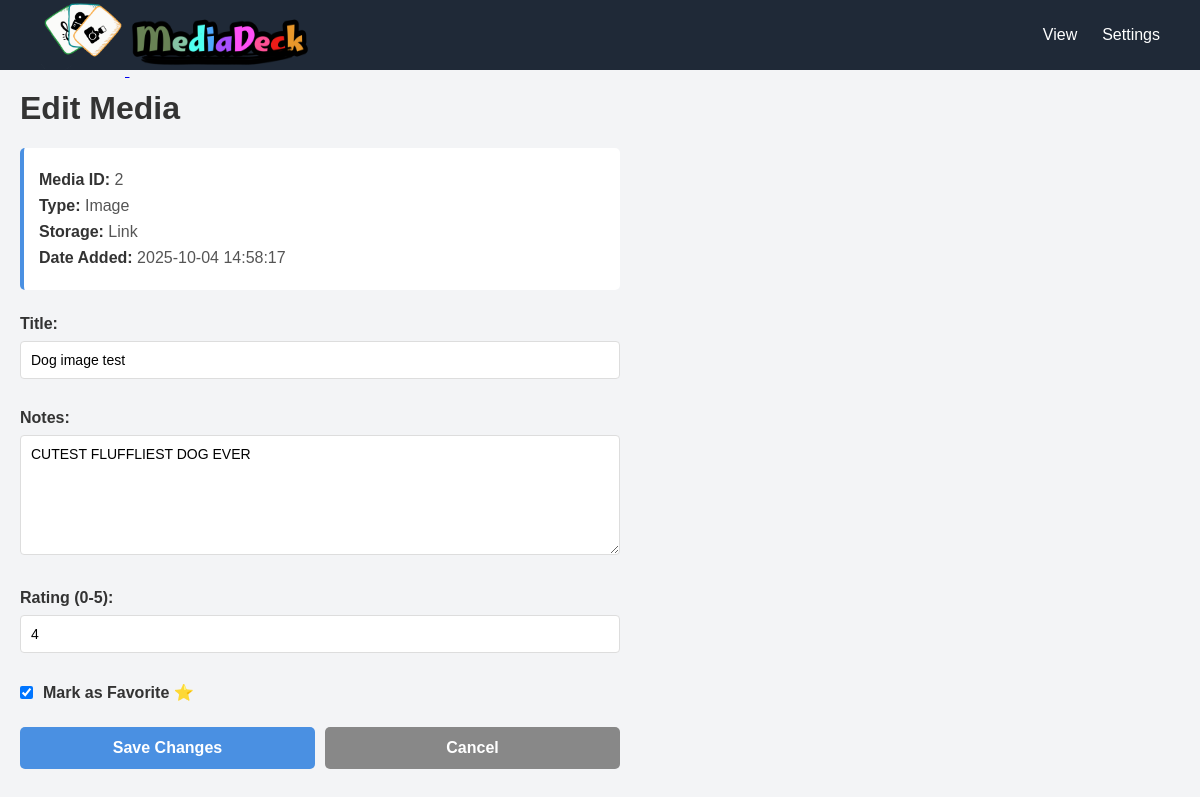
The page /edit_media.php?id=2 on the database its author committed.
### tables this page shows
CREATE TABLE `media` (
  `id` int(11) NOT NULL,
  `title` varchar(255) NOT NULL,
  `type` enum('image','video','audio','text') NOT NULL,
  `storage_type` enum('upload','link') NOT NULL,
  `file_path` varchar(500) DEFAULT NULL,
  `notes` text DEFAULT NULL,
  `rating` tinyint(4) DEFAULT 0 CHECK (`rating` between 0 and 5),
  `is_favorite` tinyint(1) DEFAULT 0,
  `thumbnail` varchar(500) DEFAULT NULL,
  `created_at` datetime DEFAULT current_timestamp(),
  `updated_at` datetime DEFAULT current_timestamp() ON UPDATE current_timestamp()
);

### edit_media.php (the view, shortened to what this page needs)
<?php
require_once __DIR__ . '/config/dbconfig.php';
$id = isset($_GET['id']) ? (int) $_GET['id'] : 0;
    ?>
    <?php
$stmt = $conn->prepare("SELECT * FROM media WHERE id = ?");
$stmt->bind_param("i", $id);
$stmt->execute();
$result = $stmt->get_result();
$media = $result ? $result->fetch_assoc() : null;
?>
<!DOCTYPE html>
<html lang="en">
<head>
</head>
<body>
    <?php include 'includes/header.php'; ?>
    <div class="container">
        <h1>Edit Media</h1>
        <?php if (isset($error_msg)): ?>
            <div class="error-message">
                <strong>Error:</strong> <?= $error_msg ?>
            </div>
            <a href="view_media.php" class="back-link">← Back to Media List</a>
        <?php else: ?>
            <div class="media-info">
                <p><strong>Media ID:</strong> <?= $media['id'] ?></p>
                <p><strong>Type:</strong> <?= ucfirst($media['type']) ?></p>
                <p><strong>Storage:</strong> <?= ucfirst($media['storage_type']) ?></p>
                <p><strong>Date Added:</strong> <?= $media['created_at'] ?></p>
            </div>
            <form method="post">
                <div class="form-group">
                    <label for="title">Title:</label>
                    <input type="text" id="title" name="title" value="<?= htmlspecialchars($media['title']) ?>" required>
                </div>
                <div class="form-group">
                    <label for="notes">Notes:</label>
                    <textarea id="notes" name="notes"><?= htmlspecialchars($media['notes']) ?></textarea>
                </div>
                <div class="form-group">
                    <label for="rating">Rating (0-5):</label>
                    <input type="number" id="rating" name="rating" min="0" max="5" value="<?= (int)$media['rating'] ?>">
                </div>
                <div class="form-group checkbox-group">
                    <input type="checkbox" id="favorite" name="is_favorite" <?= $media['is_favorite'] ? 'checked' : '' ?>>
                    <label for="favorite" style="margin-bottom: 0;">Mark as Favorite ⭐</label>
                </div>
                <div class="button-group">
                    <button type="submit">Save Changes</button>
                    <a href="view_media.php" class="btn">Cancel</a>
                </div>
            </form>
        <?php endif; ?>
    </div>
</body>
</html>

### edit_media.php (style rules this page uses)
body { font-family: Arial, sans-serif; margin: 0; background-color: #F3F4F6; }
.container { margin: 20px; max-width: 600px; }
h1 { color: #333; margin-top: 0; }
.form-group { margin-bottom: 20px; }
label { display: block; margin-bottom: 8px; font-weight: bold; color: #333; }
input[type=text], textarea, input[type=number] { width: 100%; padding: 10px; margin-bottom: 10px; box-sizing: border-box; border: 1px solid #ddd; border-radius: 4px; font-family: Arial, sans-serif; font-size: 14px; }
textarea { resize: vertical; min-height: 120px; }
.checkbox-group { display: flex; align-items: center; gap: 10px; }
.checkbox-group input[type=checkbox] { width: auto; margin: 0; padding: 0; }
.button-group { margin-top: 25px; display: flex; gap: 10px; }
button, a.btn { padding: 12px 24px; border: none; border-radius: 5px; cursor: pointer; font-size: 16px; font-weight: bold; text-decoration: none; display: inline-block; transition: background 0.2s; }
button { background: #4A90E2; color: white; flex: 1; }
a.btn { background: #888; color: white; flex: 1; text-align: center; }
.media-info { background: #fff; padding: 15px; border-radius: 5px; margin-bottom: 25px; border-left: 4px solid #4A90E2; }
.media-info p { margin: 8px 0; color: #555; }
.media-info strong { color: #333; }

### rows shown on the page
media: id "2", type "Image", storage_type "Link", created_at "2025-10-04 14:58:17", title "Dog image test", notes "CUTEST FLUFFLIEST DOG EVER", rating "4", is_favorite "☑"
